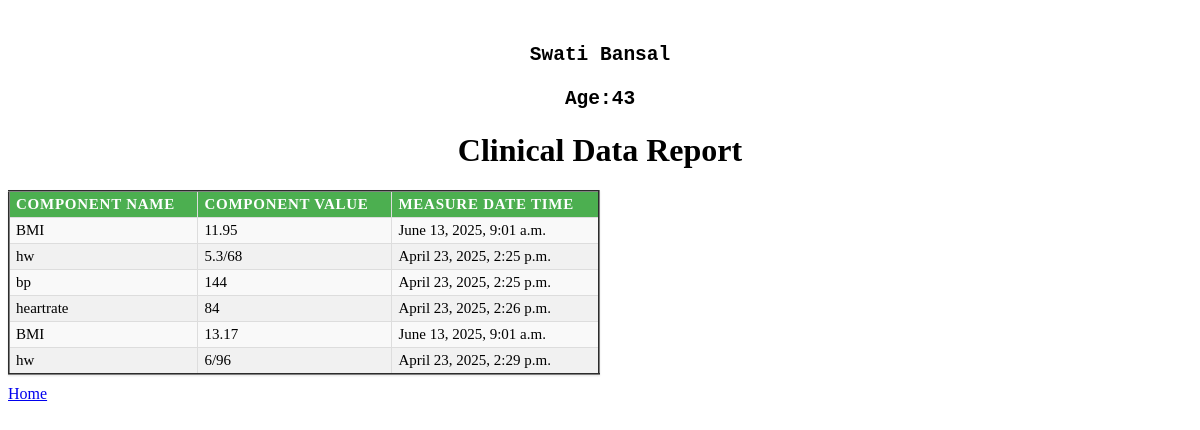
/analyze/3/, run on the app's committed database.
### clinicalsApp/models.py (models this page shows)
class Patient(models.Model):
    lastName=models.CharField(max_length=20)
    firstName=models.CharField(max_length=20)
    age=models.IntegerField()

class ClinicalData(models.Model):
    COMPONENT_NAMES=[('hw',
                      'Height/Weight'),('bp','Blood Pressure'),('heartrate','Heart Rate')]
    componentName= models.CharField(choices=COMPONENT_NAMES,max_length=20)
    componentValue= models.CharField(max_length=20)
    measuredDateTime= models.DateTimeField(auto_now_add=True)
    patient= models.ForeignKey(Patient,on_delete=models.CASCADE)

### clinicalsApp/views.py (the view)
# urls.py: path('analyze/<int:pk>/',views.analyze),
def analyze(request, **kwargs):
    data = ClinicalData.objects.filter(patient_id=kwargs['pk'])
    patient = Patient.objects.get(id=kwargs['pk'])
    responseData =[]
    for eachEntry in data:
        if eachEntry.componentName =='hw':
            heightAndWeight= eachEntry.componentValue.split('/')
            if len(heightAndWeight)>1:
                feetToMetres = float((heightAndWeight[0]))*0.45
                BMI = (float(heightAndWeight[1]))/(feetToMetres*feetToMetres)
                bmiEntry=ClinicalData()
                bmiEntry.componentName="BMI"
                bmiEntry.componentValue=round(BMI , 2)
                bmiEntry.measuredDateTime= datetime.now()
                responseData.append(bmiEntry)
        responseData.append((eachEntry))
    return render(request,'clinicalsApp/generateReport.html',{'data':responseData,'patient':patient})

### templates/clinicalsApp/generateReport.html (shortened to what this page needs)
<!DOCTYPE html>
{% load static %}
<html lang="en">
<head>
    <link rel="stylesheet" href="{% static "css/clinicals.css" %}"/>
</head>
<body>
<pre>
    <h2>{{patient.firstName}} {{patient.lastName}}<br></br>Age:{{patient.age}}</h2></pre>
<h1>Clinical Data Report</h1>
<table border="2">
    <thead>
    <th>Component Name</th>
    <th>Component Value</th>
    <th>Measure Date Time</th>
    </thead>
    {%for eachEntry in data%}
    <tr>
        <td>{{eachEntry.componentName}}</td>
        <td>{{eachEntry.componentValue}}</td>
        <td>{{eachEntry.measuredDateTime}}</td>
    </tr>
    {%endfor%}
</table>
<a href ="/">Home</a>
</body>
</html>

### static/css/clinicals.css (style rules this page uses)
h1, h2, h3, h4, h5, h6 { text-align: center; }
table { width: 50%; border-collapse: collapse; margin: 10px 0; font-size: 15px; text-align: left; box-shadow: 0 1px 2px rgba(0,0,0,0.1); }
th, td { padding: 4px 6px; border: 1px solid #ddd; }
th { background-color: #4CAF50; color: white; text-transform: uppercase; letter-spacing: 0.05em; }
tr { background-color: #f9f9f9; }
tr:nth-child(even) { background-color: #f1f1f1; }
td { border-bottom: 1px solid #ddd; }

### data on the page
Patient: firstName "Swati", lastName "Bansal", age "43"
ClinicalData: componentName "hw", componentValue "5.3/68", measuredDateTime "April 23, 2025, 2:25 p.m."
ClinicalData: componentName "bp", componentValue "144", measuredDateTime "April 23, 2025, 2:25 p.m."
ClinicalData: componentName "heartrate", componentValue "84", measuredDateTime "April 23, 2025, 2:26 p.m."
ClinicalData: componentName "hw", componentValue "6/96", measuredDateTime "April 23, 2025, 2:29 p.m."

### other printed values
{{ eachEntry.componentName }} "BMI" "BMI"
{{ eachEntry.componentValue }} "11.95" "13.17"
{{ eachEntry.measuredDateTime }} "June 13, 2025, 9:01 a.m." "June 13, 2025, 9:01 a.m."
